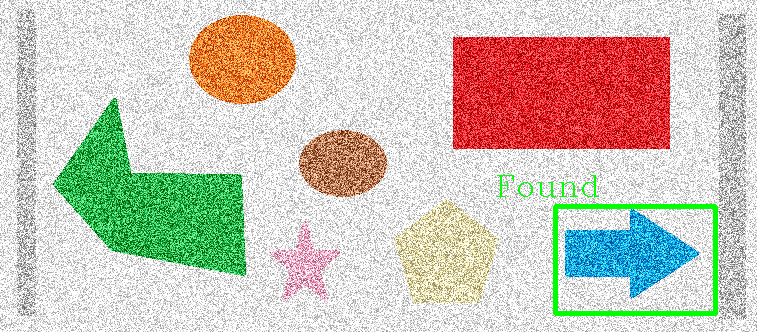
#> input picture img/img2.png, 757 x 332 px
$ python median_blur.py
#> lines starting #> are read from the running program, lines starting #| are printed output that depends on the picture
import cv2
import matplotlib.pyplot as plt


# Завантаження зображення
image = cv2.imread('img/img2.png', cv2.IMREAD_GRAYSCALE)
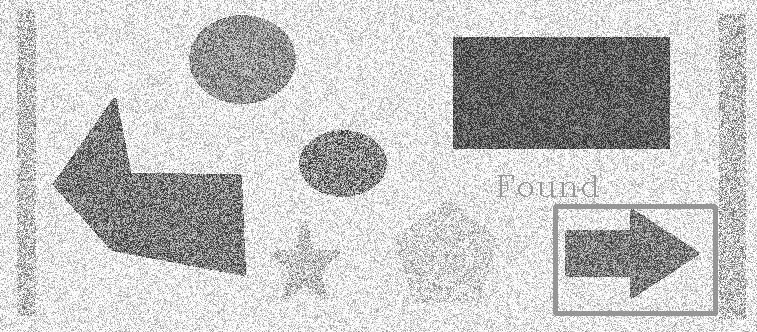
#> image: shape (332, 757); min 37, max 255, mean 198.9

# Застосування медіанного фільтра
median_blur = cv2.medianBlur(image, 5)
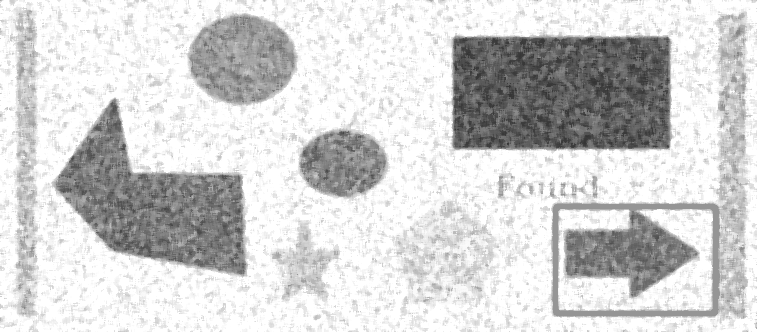
#> median_blur: shape (332, 757); min 51, max 255, mean 210.3

plt.figure(figsize=(12, 6))

# Відображення результату
plt.subplot(2, 1, 1), plt.imshow(image, cmap='gray'), plt.title('Оригінал')
plt.subplot(2, 1, 2), plt.imshow(median_blur, cmap='gray'), plt.title('Медіанний фільтр')
plt.show()
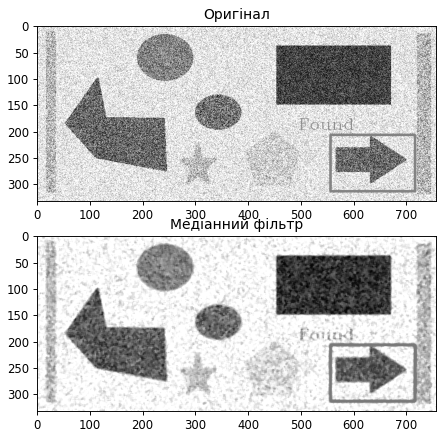
#> figure drawn by matplotlib, 2 panels

$ run again, with img/img4.png copied over img/img2.png
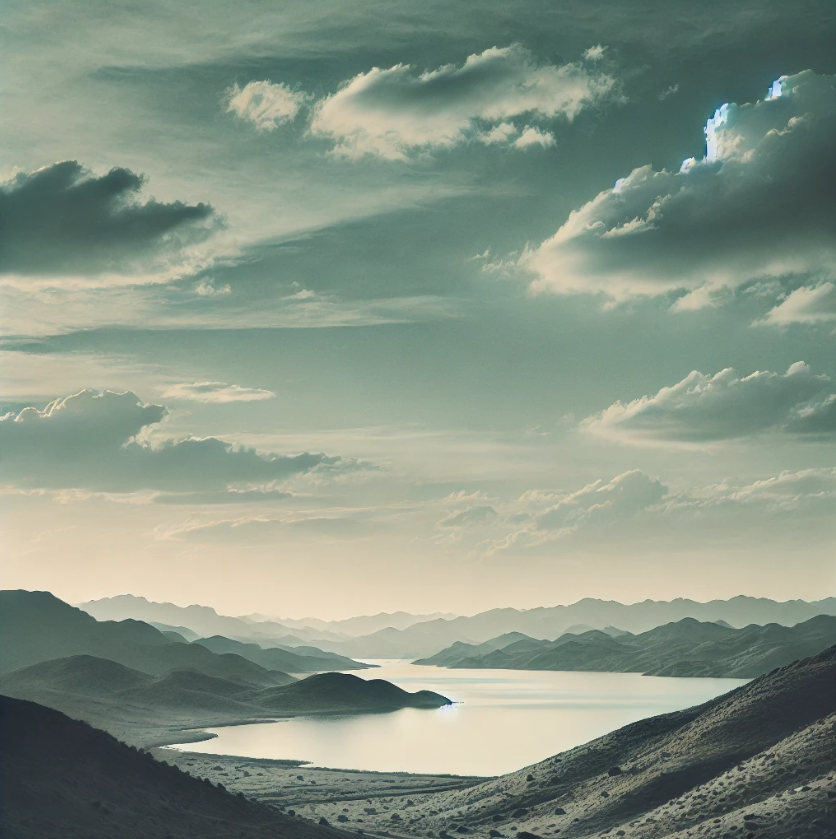
#> input picture img/img4.png, 836 x 839 px
#> `image = cv2.imread('img/img2.png', cv2.IMREAD_GRAYSCALE)`:
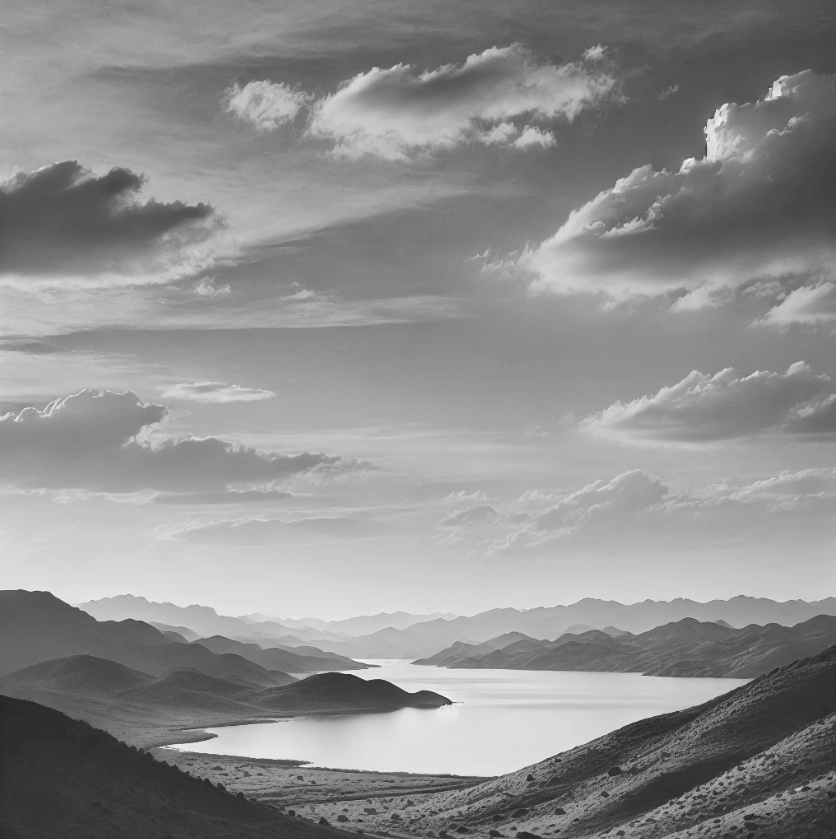
#> image: shape (839, 836); min 28, max 246, mean 141.9
#> `plt.show()`:
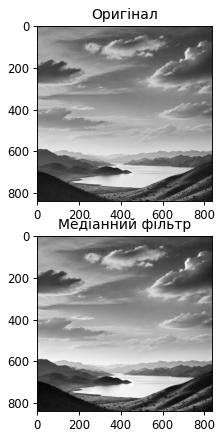
#> figure drawn by matplotlib, 2 panels

$ run again, with img/img5.png copied over img/img2.png
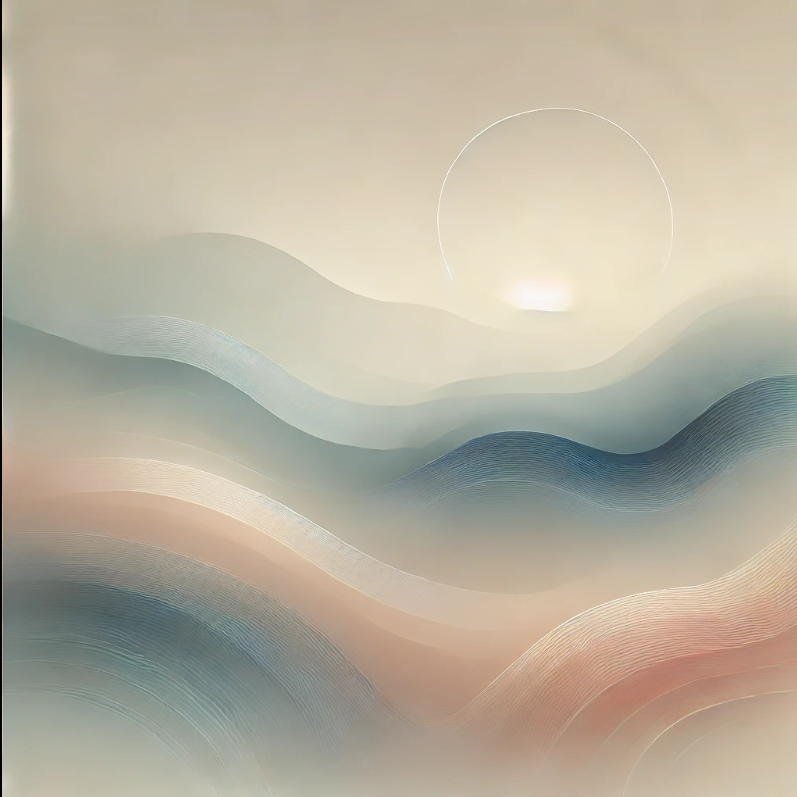
#> input picture img/img5.png, 797 x 797 px
#> `image = cv2.imread('img/img2.png', cv2.IMREAD_GRAYSCALE)`:
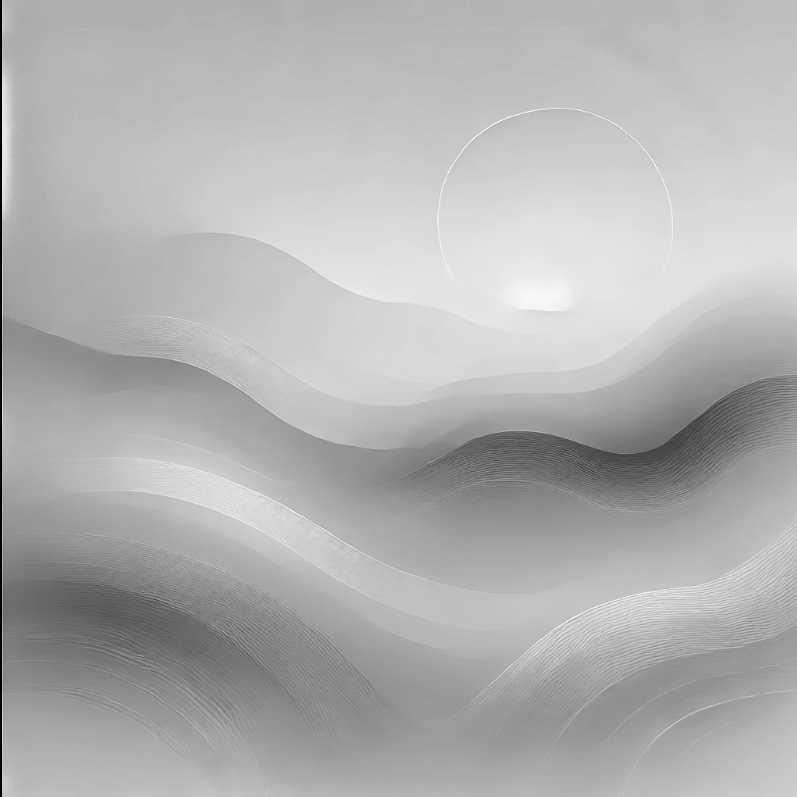
#> image: shape (797, 797); min 0, max 253, mean 177.4
#> `plt.show()`:
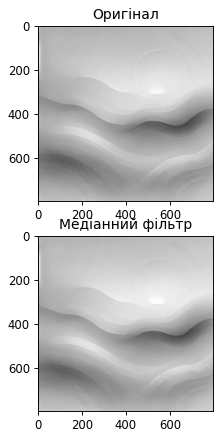
#> figure drawn by matplotlib, 2 panels

$ run again, with img/img1.jpg saved as img/img2.png
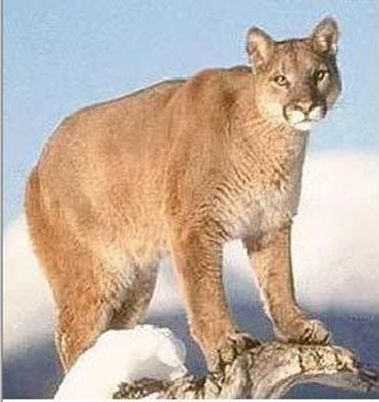
#> input picture img/img1.jpg, 379 x 402 px
#> `median_blur = cv2.medianBlur(image, 5)`:
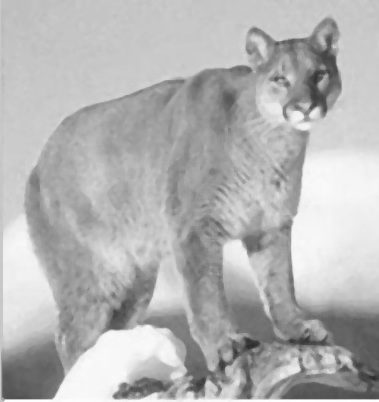
#> median_blur: shape (402, 379); min 42, max 255, mean 179.6
#> `plt.show()`:
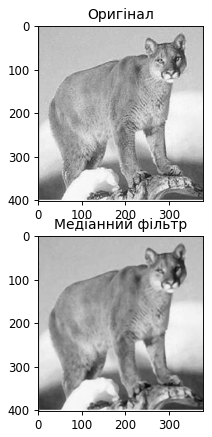
#> figure drawn by matplotlib, 2 panels
